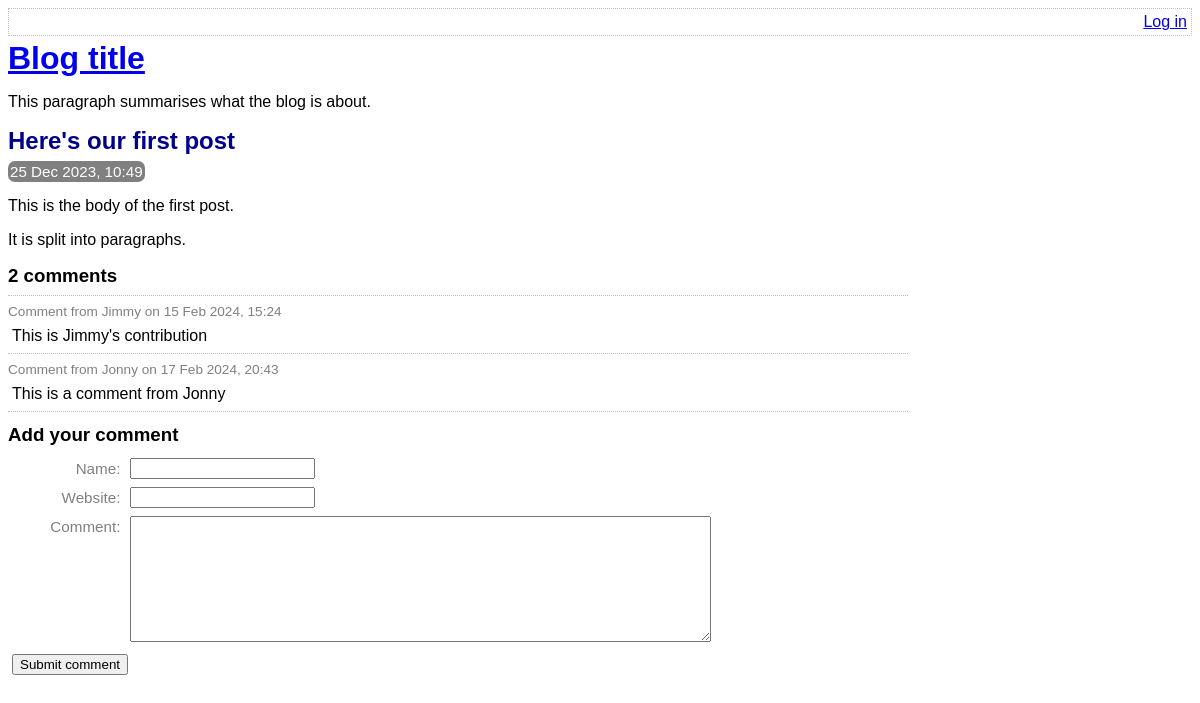
The app's page /view-post.php?post_id=1, older data.
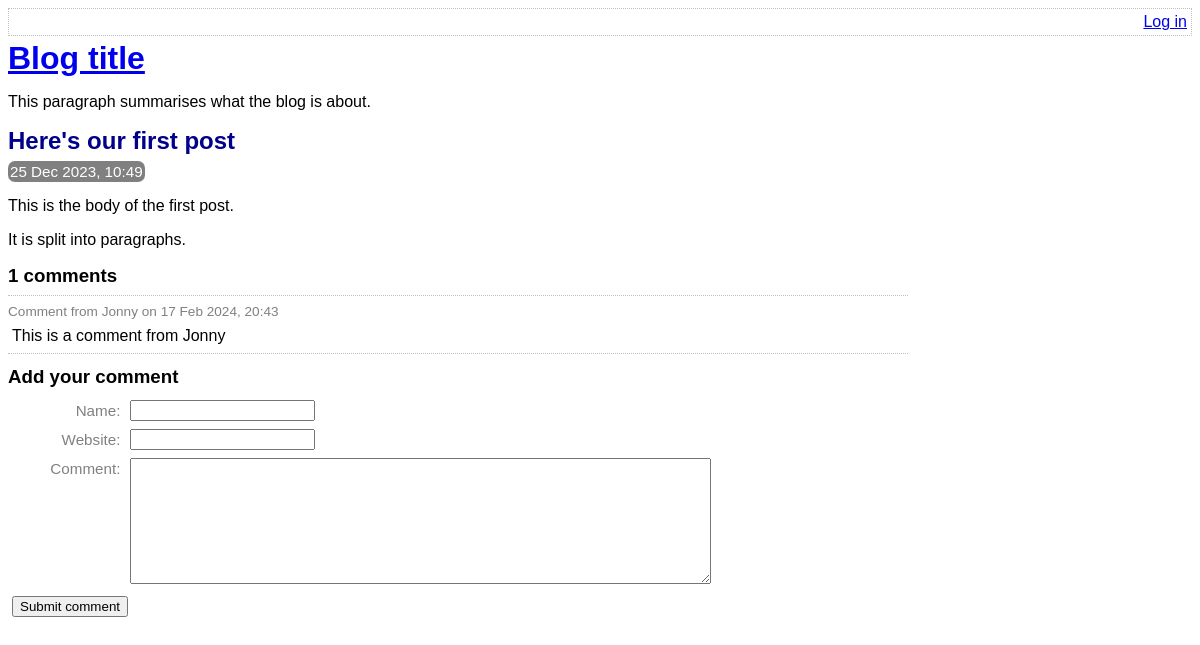
The same page, newer data.
### tables this page shows
CREATE TABLE post (
	id INTEGER PRIMARY KEY AUTOINCREMENT NOT NULL,
	title VARCHAR NOT NULL,
	body VARCHAR NOT NULL,
	user_id INTEGER NOT NULL,
	created_at VARCHAR NOT NULL,
	updated_at VARCHAR,
	FOREIGN KEY (user_id) REFERENCES user(id)
);

CREATE TABLE comment (
	id INTEGER PRIMARY KEY AUTOINCREMENT NOT NULL,
	post_id INTEGER NOT NULL,
	created_at VARCHAR NOT NULL,
	name VARCHAR NOT NULL,
	website VARCHAR,
	text VARCHAR NOT NULL,
	FOREIGN KEY (post_id) REFERENCES post(id)
);

### lib/view-post.php (called while the page is built, shortened)
<?php
function getPostRow(PDO $pdo, $postId)
{
    $stmt = $pdo->prepare(
        'SELECT
            title, created_at, body
        FROM
            post
        WHERE
            id = :id'
    );
    $result = $stmt->execute(
        array('id' => $postId, )
    );
    $row = $stmt->fetch(PDO::FETCH_ASSOC);
    return $row;
}

### view-post.php (the view, shortened to what this page needs)
<?php
require_once 'lib/common.php';
require_once 'lib/view-post.php';
if (isset($_GET['post_id']))
{
    $postId = $_GET['post_id'];
}
else
{
    $postId = 0;
}
$pdo = getPDO();
$row = getPostRow($pdo, $postId);
if ($_POST)
{
    switch ($_GET['action'])
    {
        case 'add-comment':
            $commentData = array(
                'name' => $_POST['comment-name'],
                'website' => $_POST['comment-website'],
                'text' => $_POST['comment-text'],
            );
            $errors = handleAddComment($pdo, $postId, $commentData);
            break;
        case 'delete-comment':
            $deleteResponse = $_POST['delete-comment'];
            handleDeleteComment($pdo, $postId, $deleteResponse);
            break;
    }
}
else
{
    $commentData = array(
        'name' => '',
        'website' => '',
        'text' => '',
    );
}
?>
<!DOCTYPE html>
<html>
    <head>
        <?php require 'templates/head.php' ?>
    </head>
    <body>
        <?php require 'templates/title.php' ?>
        <div class="post">
            <h2>
                <?php echo htmlEscape($row['title']) ?>
            </h2>
            <div class="date">
                <?php echo convertSqlDate($row['created_at']) ?>
            </div>
            <?php echo convertNewlinesToParagraphs($row['body']) ?>
        </div>
        <?php require 'templates/list-comments.php' ?>
        <?php require 'templates/comment-form.php' ?>
    </body>
</html>

### templates/head.php (shortened to what this page needs)
<link rel="stylesheet" type="text/css" href="assets/main.css" />

### templates/top-menu.php
<div class="top-menu">
    <div class="menu-options">
        <?php if (isLoggedIn()): ?>
            <a href="list-posts.php">All posts</a>
            |
            <a href="edit-post.php">New post</a>
            |
            Hello <?php echo htmlEscape(getAuthUser()) ?>.
            <a href="logout.php">Log out</a>
        <?php else: ?>
            <a href="login.php">Log in</a>
        <?php endif ?>
    </div>
</div>

### templates/title.php
<?php require 'top-menu.php' ?>
<a href="index.php">
    <h1>Blog title</h1>
</a>
<p>This paragraph summarises what the blog is about.</p>

### lib/common.php (shortened to what this page needs)
<?php
function htmlEscape($html)
{
    return htmlspecialchars($html, ENT_HTML5, 'UTF-8');
}
function convertSqlDate($sqlDate)
{
    $date = DateTime::createFromFormat('Y-m-d H:i:s', $sqlDate);
    return $date->format('d M Y, H:i');
}
function convertNewlinesToParagraphs($text)
{
    $escaped = htmlEscape($text);
    return '<p>' . str_replace("\n", "</p><p>", $escaped) . '</p>';
}
function countCommentsForPost(PDO $pdo, $postId)
{
    $sql = "
        SELECT
            COUNT(*) c
        FROM
            comment
        WHERE
            post_id = :post_id
    ";
    $stmt = $pdo->prepare($sql);
    $stmt->execute(
        array('post_id' => $postId, )
    );
    return (int) $stmt->fetchColumn();
}
function getCommentsForPost(PDO $pdo, $postId)
{
    $sql = "
        SELECT
            id, name, text, created_at, website
        FROM
            comment
        WHERE
            post_id = :post_id
    ";
    $stmt = $pdo->prepare($sql);
    $stmt->execute(
        array('post_id' => $postId, )
    );
    return $stmt->fetchAll(PDO::FETCH_ASSOC);
}
function isLoggedIn()
{
    return isset($_SESSION['logged_in_username']);
}

### templates/list-comments.php (shortened to what this page needs)
<form
    action="view-post.php?action=delete-comment&amp;post_id=<?php echo $postId?>&amp;"
    method="post"
    class="comment-list"
>
    <h3><?php echo countCommentsForPost($pdo, $postId) ?> comments</h3>
    <?php foreach (getCommentsForPost($pdo, $postId) as $comment): ?>
        <div class="comment">
            <div class="comment-meta">
                Comment from
                <?php echo htmlEscape($comment['name']) ?>
                on
                <?php echo convertSqlDate($comment['created_at']) ?>
            </div>
            <div class="comment-body">
                <?php echo convertNewlinesToParagraphs($comment['text']) ?>
            </div>
        </div>
    <?php endforeach ?>
</form>

### templates/comment-form.php (shortened to what this page needs)
<h3>Add your comment</h3>
<form
    action="view-post.php?action=add-comment&amp;post_id=<?php echo $postId?>"
    method="post"
    class="comment-form user-form"
>
    <div>
        <label for="comment-name">
            Name:
        </label>
        <input
            type="text"
            id="comment-name"
            name="comment-name"
            value="<?php echo htmlEscape($commentData['name']) ?>"
        />
    </div>
    <div>
        <label for="comment-website">
            Website:
        </label>
        <input
            type="text"
            id="comment-website"
            name="comment-website"
            value="<?php echo htmlEscape($commentData['website']) ?>"
        />
    </div>
    <div>
        <label for="comment-text">
            Comment:
        </label>
        <textarea
            id="comment-text"
            name="comment-text"
            rows="8"
            cols="70"
        ><?php echo htmlEscape($commentData['text']) ?></textarea>
    </div>
    <div>
        <input type="submit" value="Submit comment" />
    </div>
</form>

### assets/main.css (style rules this page uses)
.top-menu { border: 1px dotted silver; min-height: 18px; padding: 4px; margin-bottom: 4px; }
.menu-options { float: right; }
h1, h2, h3 { margin-top: 0; margin-bottom: 8px; }
body { font-family: sans-serif; }
.post-synopsis h2, .post h2 { color: darkblue; }
.post .date, .post-synopsis .meta { color: white; background-color: grey; border-radius: 7px; padding: 2px; display: inline; font-size: 0.95em; }
.comment .comment-meta { font-size: 0.85em; color: grey; border-top: 1px dotted silver; padding-top: 8px; }
.comment-body p { margin: 8px 4px; }
.comment-list { border-bottom: 1px dotted silver; margin-bottom: 12px; max-width: 900px; }
.user-form input, .user-form textarea { margin: 4px; }
.user-form label { font-size: 0.95em; margin: 6px; width: 7em; color: grey; float: left; text-align: right; clear: left; }

Row changes from the older to the newer data that the page shows:
removed comment: name "Jimmy", created_at "15 Feb 2024, 15:24", text "This is Jimmy's contribution"
Text that changed along with them:
countCommentsForPost($pdo, $postId): "2" → "1"
